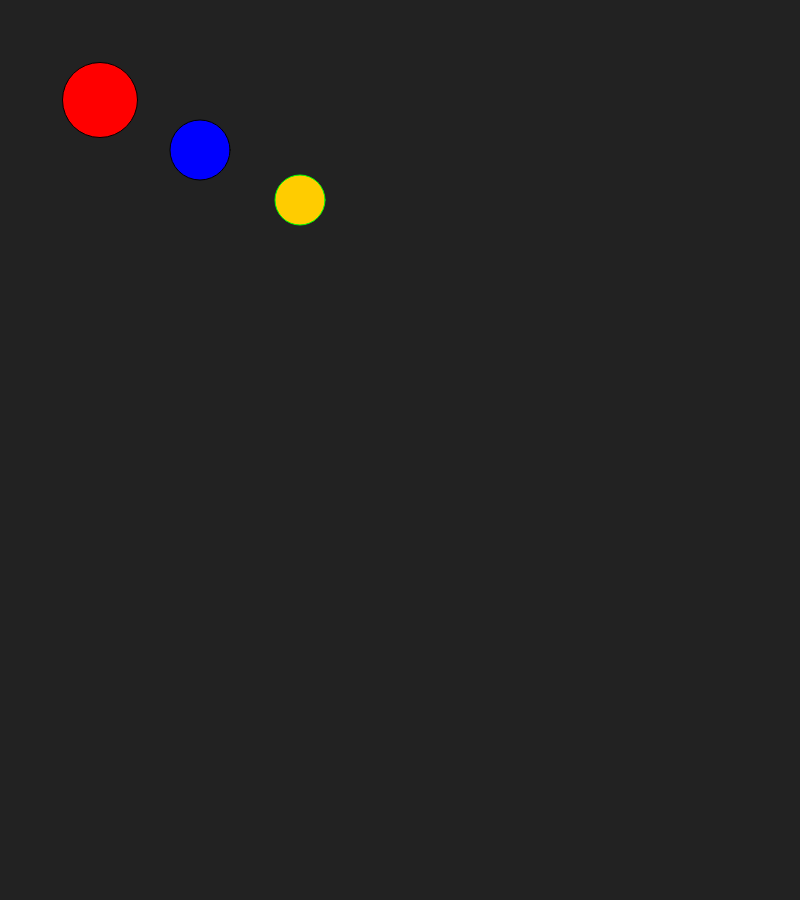
Frame 1 (no input)
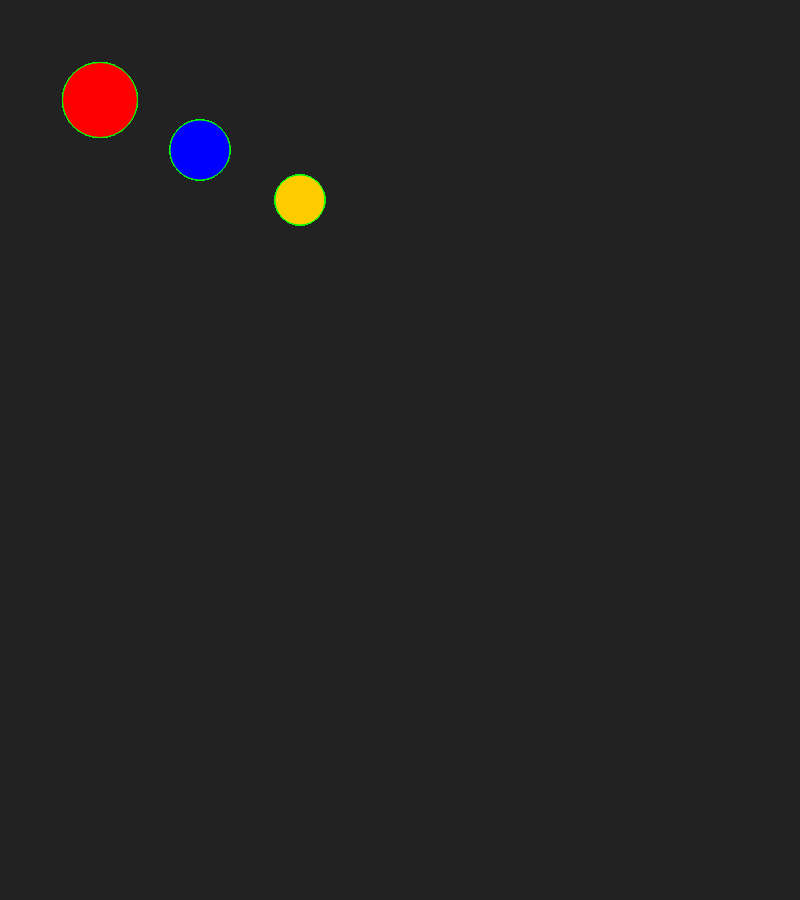
Frame 60 (no input)
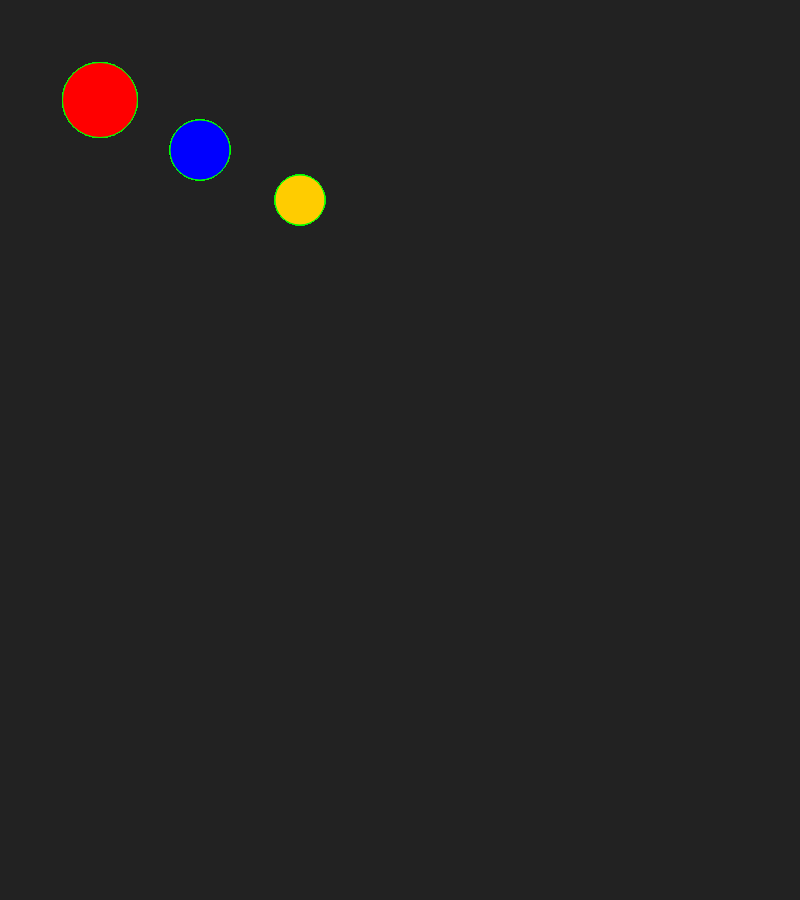
Frame 120 (the mouse pressed at the canvas centre since frame 60)

The p5.js sketch that drew these frames (run headless with seeded random() and noise() and a simulated clock; from frame 60 on, the mouse is pressed at the canvas centre):

// p5.js sketch
// ── sketch.js
function setup() {
    //created the canvas so the rest of the code can work
    createCanvas(800, 900);
    background('#222222');
  
}

function draw() {
    //created the poitions for the circles on the canvas
    fill('red')
    ellipse(100, 100, 75, 75);
    //i fixed up the order of the color on the circles on the canvas
    fill(color(0, 0, 255));
    ellipse(200, 150, 60, 60);
    //i added a stroke color of green for all the circles since i just did one circle only it affets all the other circles 
    stroke('rgb(0,255,0)');
    fill(255, 204, 0);
    ellipse(300, 200, 50, 50);
    
    
    
    
    
  
}
